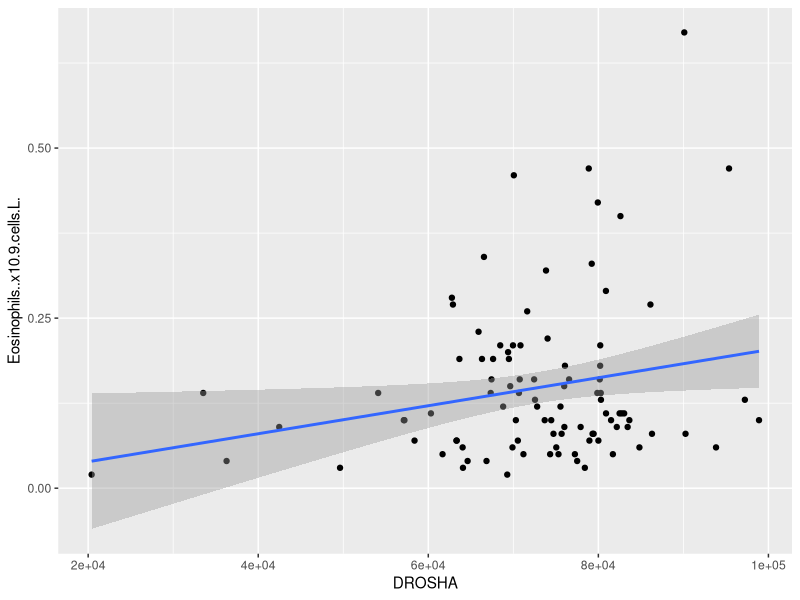
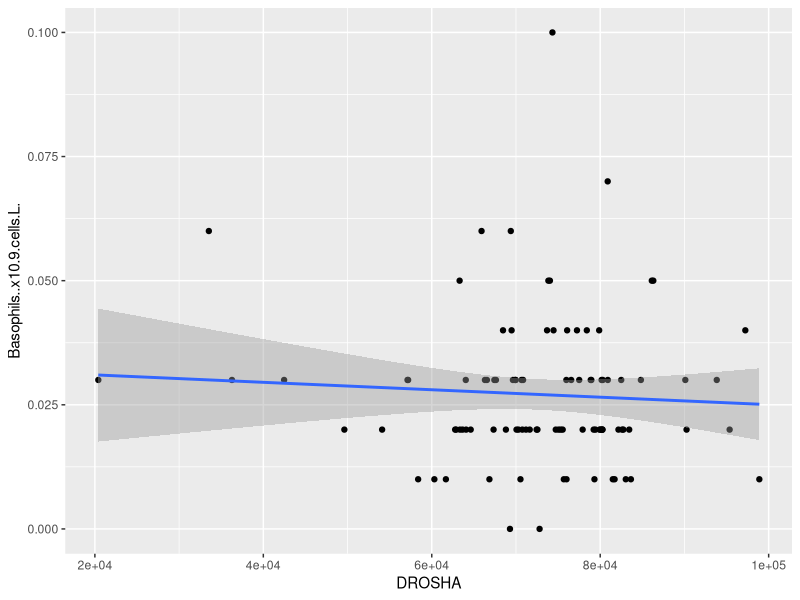

Write the R code that produced these figures, in order. (Note: this script raises an error after producing the figures.)
## BTEC395 S2020 Stephane Djoumessi

## install.packages("ggplot2")
library(ggplot2)

## Set working directory to setwd("C:/Users/loicd/Desktop/Analyze-BASOPHILS-EOSINOPHILS-master/scripts")

## Read data
IBS1 <- read.table("../data/IBSGXData.txt", sep = "\t", header = TRUE)
View(IBS1)

##  Eosinophils Single Regression Test VS DROSHA gene
Eosinophils.regression <- lm(DROSHA ~ Eosinophils..x10.9.cells.L. , data=IBS1)
summary(Eosinophils.regression)

## Basophils Single Regression Test VS DROSHA gene
Basophils.regression <- lm(DROSHA ~ Basophils..x10.9.cells.L.  , data=IBS1)
summary(Basophils.regression)

## Eosinophils Scatterplot VS DROSHA gene
ggplot(IBS1, aes(x=DROSHA, y=Eosinophils..x10.9.cells.L.)) +
  geom_point() +    
  geom_smooth(method=lm) 

## Basophils Scatterplot VS DROSHA gene
ggplot(IBS1, aes(x=DROSHA, y=Basophils..x10.9.cells.L.)) +
  geom_point() +    
  geom_smooth(method=lm)
                   

## Recursive analysis for regression  - RNA Expression ##
## Access only the columns with RNA Expression
names(IBS1)[37:286]

##  Make a data frame of list type
storage <- list()
storage2 <- list()

## linear regression for each expressed gene vs Basophils
for(i in names(IBS1)[37:286]){
  storage[[i]]  <- lm(get(i) ~ Basophils..x10.9.cells.L., IBS1)
}

## linear regression for each expressed gene vs Eosinophils
for(i in names(IBS1)[37:286]){
  storage2[[i]]  <- lm(get(i) ~ Eosinophils..x10.9.cells.L., IBS1)
}
summary(storage$AGO2)
summary(storage$AGO2)$r.squared
summary(storage$AGO2)$coefficients[,4]

## output the results of the 250 genes vs Basophils in data_output folder
sink('../data_output/BasophilsStorage.txt', append = TRUE)
print(storage)
sink()

## output the results of the 250 genes vs Eosinophils in data_output folder
sink('../data_output/EosinophilsStorage.txt', append = TRUE)
print(storage2)
sink()


## Read in the table of fold changes (FC.csv)
FCdata <- read.csv("../data/FC.csv", row.names = 1, header = TRUE)
FCdata2 <- read.csv("../data/FC.2.csv", row.names = 1, header = TRUE)

## Read in the table of expression data
IBS <- read.csv("../data/GXdata.csv", header = TRUE)

## Access only the columns with RNA Expression (subsetting)
names(IBS)[28:277]

## Make a list of anova(lm()) results for BasophilCount parameter
storage3 <- list()

for(i in names(IBS)[28:277]){
  storage3[[i]]  <- anova(lm(get(i) ~ BasophilCount, IBS))
}

## Make a list of anova(lm()) results for EosinophilCount parameter
storage4 <- list()

for(i in names(IBS)[28:277]){
  storage4[[i]]  <- anova(lm(get(i) ~ EosinophilCount, IBS))
}

## Extract the Basophil p-values into a new list (storage3)
pVals <- list()
for(i in names(storage3)){
  pVals[[i]] <- -(log10(storage3[[i]]$'Pr(>F)'))
}

## Extract the Eosinophil p-values  into a new list (storage4)
pVals2 <- list()

for(i in names(storage4)){
  pVals2[[i]] <- -(log10(storage4[[i]]$'Pr(>F)'))
}

# Convert the Basophil pValues list into a data frame. 
DFpvalues <- data.frame(matrix(unlist(pVals), nrow=length(pVals), byrow=T))

# Convert the Eosiniphil pValues list into a data frame. 
DFpvalues2 <- data.frame(matrix(unlist(pVals2), nrow=length(pVals2), byrow=T))

## Combine the results dataframes and write column labels: BasophilCount
VolcanoPlotData <- cbind(FCdata, DFpvalues)
names(VolcanoPlotData)[1] <- paste("log2(SlopeDiff)")
names(VolcanoPlotData)[2] <- paste("-log10(Pval)")

## Combine the results dataframes and write column labels: EsoinophilCount
VolcanoPlotData2 <- cbind(FCdata2, DFpvalues2)
names(VolcanoPlotData2)[1] <- paste("log2(SlopeDiff)")
names(VolcanoPlotData2)[2] <- paste("-log10(Pval2)")


## Add a column to evaluate significance
VolcanoPlotData$Sig <- ifelse(VolcanoPlotData$`-log10(Pval)` > 1.3, "Sig", "Insig");
VolcanoPlotData2$Sig <- ifelse(VolcanoPlotData$`-log10(Pval)` > 1.3, "Sig", "Insig");
  
## Install necessary packages
install.packages("ggplot2")
library(ggplot2)
# library(ggrepel)

## output the result of the BasophilCount volcanoplot into fig_output data folder
png("../fig_output/BasophilCountplot.png")
BasophilCountplot <- ggplot(VolcanoPlotData, aes(x = `log2(SlopeDiff)`, y = `-log10(Pval)`, label=rownames(VolcanoPlotData), color=Sig)) +
  geom_point(aes(color = Sig)) +
  scale_color_manual(values = c("black", "red")) +
  theme_bw(base_size = 12) + theme(legend.position = "bottom") +
  geom_text(aes(x = `log2(SlopeDiff)`,y = `-log10(Pval)`, fontface = 1, size=3,  label=row.names(VolcanoPlotData)))

print(BasophilCountplot + ggtitle("Gene Expression vs. BasophilCount Level"))
dev.off()

## output the result of the EosinophilCount volcanoplot into fig_output data folder
png("../fig_output/EosinophilCountplot.png")
EosinophilCountplot <- ggplot(VolcanoPlotData2, aes(x = `log2(SlopeDiff)`, y = `-log10(Pval)`, label=rownames(VolcanoPlotData2), color=Sig)) +
  geom_point(aes(color = Sig)) +
  scale_color_manual(values = c("black", "red")) +
  theme_bw(base_size = 12) + theme(legend.position = "bottom") +
  geom_text(aes(x = `log2(SlopeDiff)`,y = `-log10(Pval)`, fontface = 1, size=3,  label=row.names(VolcanoPlotData2)))

print(EosinophilCountplot + ggtitle("Gene Expression vs. EosinophilCount Level"))
dev.off()

